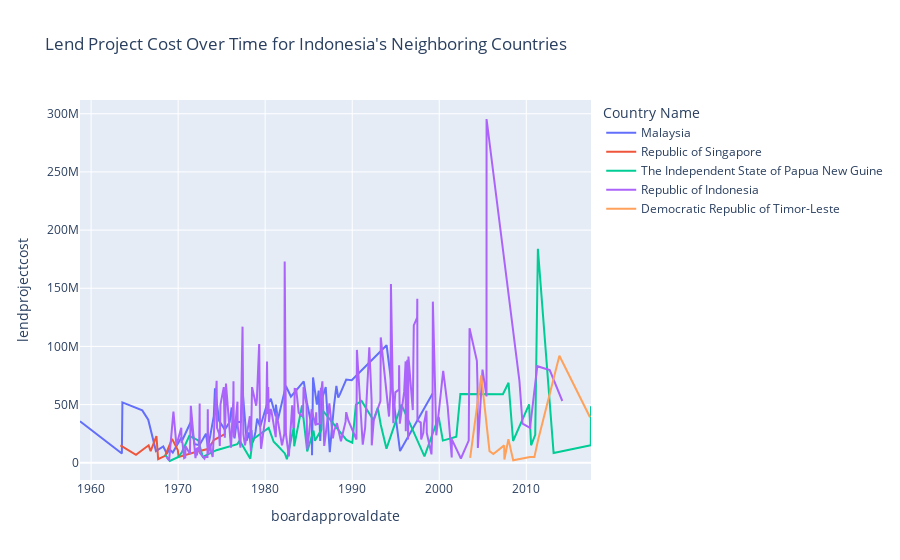

Notebook code cell kept with this figure:
### Markdown cell above
#### 4.3 Lineplot Perbandingan Lend Project Cost Indonesia dan Negara Tetangga

### Code cell
neighborhood = ['Republic of Indonesia', 'Malaysia', 'The Independent State of Papua New Guine', 'Democratic Republic of Timor-Leste', 'Republic of Singapore']
filtered_df2 = projects_data[projects_data['Country Name'].isin(neighborhood)]

filtered_df2['boardapprovaldate'] = pd.to_datetime(filtered_df2['boardapprovaldate'])
filtered_df2 = filtered_df2.sort_values(by='boardapprovaldate')
filtered_df3 = filtered_df2.groupby(['boardapprovaldate', 'Country Name']).agg({'lendprojectcost': 'sum'}).reset_index()

fig = px.line(
   filtered_df3, 
   x='boardapprovaldate',
   y='lendprojectcost', 
   color='Country Name',
   title='Lend Project Cost Over Time for Indonesia\'s Neighboring Countries'
)

fig.show()
